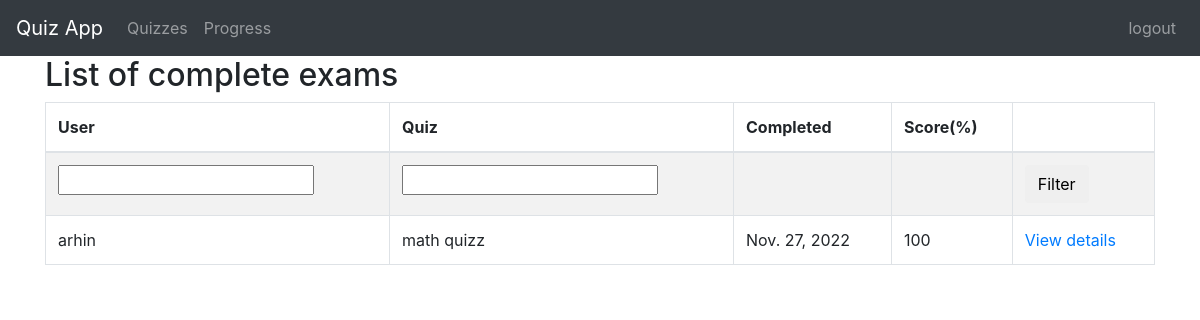
Before: /marking/ (signed in) with the older database file.
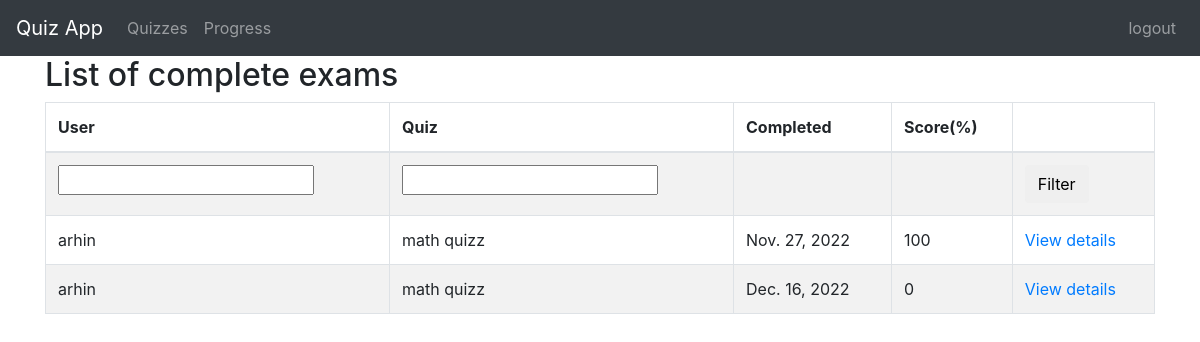
After: the same page with the newer database file.
### quiz/models.py (models this page shows, shortened)
class Sitting(models.Model):
    user = models.ForeignKey(settings.AUTH_USER_MODEL, verbose_name=_("User"), on_delete=models.CASCADE)
    quiz = models.ForeignKey(Quiz, verbose_name=_("Quiz"), on_delete=models.CASCADE)
    question_order = models.CharField(validators=[validate_comma_separated_integer_list],
        max_length=1024, verbose_name=_("Question Order"))
    question_list = models.CharField(validators=[validate_comma_separated_integer_list],
        max_length=1024, verbose_name=_("Question List"))
    incorrect_questions = models.CharField(validators=[validate_comma_separated_integer_list],
        max_length=1024, blank=True, verbose_name=_("Incorrect questions"))
    current_score = models.IntegerField(verbose_name=_("Current Score"))
    complete = models.BooleanField(default=False, blank=False,
                                   verbose_name=_("Complete"))
    user_answers = models.TextField(blank=True, default='{}',
                                    verbose_name=_("User Answers"))
    start = models.DateTimeField(auto_now_add=True,
                                 verbose_name=_("Start"))
    end = models.DateTimeField(null=True, blank=True, verbose_name=_("End"))
    objects = SittingManager()
    class Meta:
        permissions = (("view_sittings", _("Can see completed exams.")),)
    def _question_ids(self):
        return [int(n) for n in self.question_order.split(',') if n]
    @property
    def get_percent_correct(self):
        dividend = float(self.current_score)
        divisor = len(self._question_ids())
        if divisor < 1:
            return 0            # prevent divide by zero error
        if dividend > divisor:
            return 100
        correct = int(round((dividend / divisor) * 100))
        if correct >= 1:
            return correct
        else:
            return 0

class Quiz(models.Model):
    title = models.CharField(
        verbose_name=_("Title"),
        max_length=60, blank=False)
    description = models.TextField(
        verbose_name=_("Description"),
        blank=True, help_text=_("a description of the quiz"))
    url = models.SlugField(
        max_length=60, blank=False,
        help_text=_("a user friendly url"),
        verbose_name=_("user friendly url"))
    category = models.ForeignKey(
        Category, null=True, blank=True,
        verbose_name=_("Category"), on_delete=models.CASCADE)
    random_order = models.BooleanField(
        blank=False, default=False,
        verbose_name=_("Random Order"),
        help_text=_("Display the questions in "
                    "a random order or as they "
                    "are set?"))
    max_questions = models.PositiveIntegerField(
        blank=True, null=True, verbose_name=_("Max Questions"),
        help_text=_("Number of questions to be answered on each attempt."))
    answers_at_end = models.BooleanField(
        blank=False, default=False,
        help_text=_("Correct answer is NOT shown after question."
                    " Answers displayed at the end."),
        verbose_name=_("Answers at end"))
    exam_paper = models.BooleanField(
        blank=False, default=False,
        help_text=_("If yes, the result of each"
                    " attempt by a user will be"
                    " stored. Necessary for marking."),
        verbose_name=_("Exam Paper"))
    single_attempt = models.BooleanField(
        blank=False, default=False,
        help_text=_("If yes, only one attempt by"
                    " a user will be permitted."
                    " Non users cannot sit this exam."),
        verbose_name=_("Single Attempt"))
    pass_mark = models.SmallIntegerField(
        blank=True, default=0,
        verbose_name=_("Pass Mark"),
        help_text=_("Percentage required to pass exam."),
        validators=[MaxValueValidator(100)])
    success_text = models.TextField(
        blank=True, help_text=_("Displayed if user passes."),
        verbose_name=_("Success Text"))
    fail_text = models.TextField(
        verbose_name=_("Fail Text"),
        blank=True, help_text=_("Displayed if user fails."))
    draft = models.BooleanField(
        blank=True, default=False,
        verbose_name=_("Draft"),
        help_text=_("If yes, the quiz is not displayed"
                    " in the quiz list and can only be"
                    " taken by users who can edit"
                    " quizzes."))
    class Meta:
        verbose_name = _("Quiz")
        verbose_name_plural = _("Quizzes")
    def __str__(self):
        return self.title

### quiz/views.py (the view)
class QuizMarkingList(QuizMarkerMixin, SittingFilterTitleMixin, ListView):
    model = Sitting
    def get_queryset(self):
        queryset = super(QuizMarkingList, self).get_queryset()\
                                               .filter(complete=True)
        user_filter = self.request.GET.get('user_filter')
        if user_filter:
            queryset = queryset.filter(user__username__icontains=user_filter)
        return queryset
    class Meta:
        pass

### quiz/views.py (called while the page is built)
    @method_decorator(login_required)
    @method_decorator(permission_required('quiz.view_sittings'))
    def dispatch(self, *args, **kwargs):
        return super(QuizMarkerMixin, self).dispatch(*args, **kwargs)

    def get_queryset(self):
        queryset = super(SittingFilterTitleMixin, self).get_queryset()
        quiz_filter = self.request.GET.get('quiz_filter')
        if quiz_filter:
            queryset = queryset.filter(quiz__title__icontains=quiz_filter)
        return queryset

### quiz/templates/quiz/sitting_list.html (shortened to what this page needs)
{% extends 'base.html' %}
{% load i18n %}
{% block content %}
<h2>{% trans "List of complete exams" %}</h2>
    {% if sitting_list %}
		<table class="table table-bordered table-striped">
		  <thead>
			<tr>
			  <th>{% trans "User" %}</th>
			  <th>{% trans "Quiz" %}</th>
			  <th>{% trans "Completed" %}</th>
			  <th>{% trans "Score" %}(%)</th>
			  <th></th>
			</tr>
		  </thead>
		  <tbody>
			<tr>
			  <form action="" method="GET">
				<td><input type="text" name="user_filter" /></td>
				<td><input type="text" name="quiz_filter" /></td>
				<td></td>
				<td></td>
				<td><button type="submit" class="btn btn-default">{% trans "Filter"%}</button></td>
			  </form>
			</tr>
        {% for sitting in sitting_list %}
			<tr>
			  <td>{{ sitting.user }}</td>
			  <td>{{ sitting.quiz }}</td>
			  <td>{{ sitting.end|date }}</td>
			  <td>{{ sitting.get_percent_correct }}</td>
			  <td>
				<a href="{% url 'quiz_marking_detail' pk=sitting.id %}">
				  {% trans "View details" %}
				</a>
			</tr>
        {% endfor %}
		  </tbody>
		</table>
    {% else %}
        <p>{% trans "There are no matching quizzes" %}.</p>
    {% endif %}
{% endblock %}

Changed rows visible on the page:
now on this page (row edited): Sitting: user "arhin", quiz "math quizz", end "Dec. 16, 2022", get_percent_correct "0"
